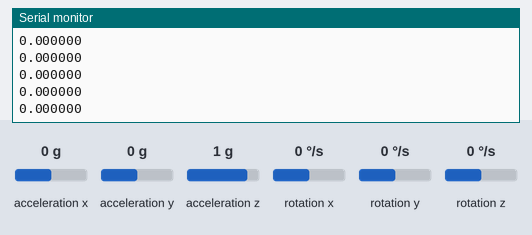
This sketch was run on a simulated Arduino Uno, built with avr-gcc and run on an emulated ATmega328P. Parts: the last lines printed to the serial monitor. The test bench sets the inputs (shaded band); at power-on: rotation z 0 °/s, acceleration x 0 g, acceleration y 0 g, acceleration z 1 g, rotation x 0 °/s, rotation y 0 °/s.

Above: at 4.2 s.
4.3 s: rotation z set to -192 °/s
At 4.34 s:
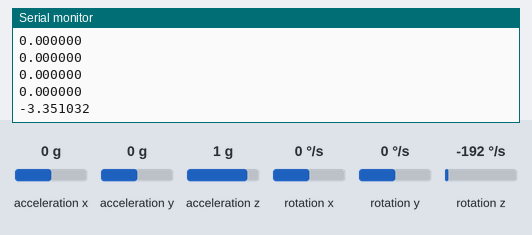
5.8 s: rotation z set to -100 °/s
At 5.88 s:
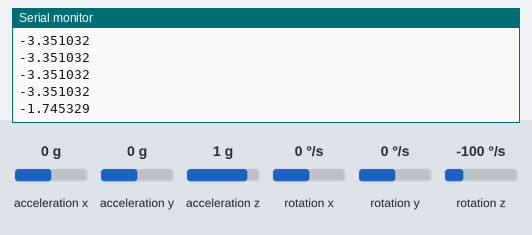
Timing chart, 0 to 8.8 s (numbered marks = the images above; inputs shaded):
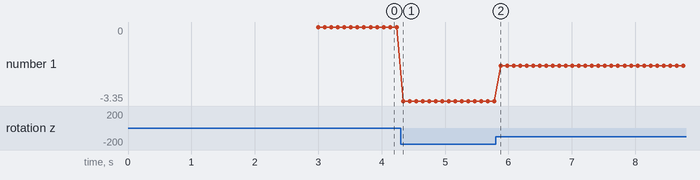

The sketch:

gyro_code.ino
```cpp
#include <Wire.h>
#include <MPU6050_light.h>

MPU6050 imu(Wire);

void setup() {
  Serial.begin(115200);
  Wire.begin();

  // initialize IMU
  imu.begin();
  imu.calcGyroOffsets();  // <-- no arguments in MPU6050_light

  Serial.println("IMU connected successfully!");
}

void loop() {
  imu.update();              // update IMU readings
  float gz_deg = imu.getGyroZ();         // gyro Z in deg/s
  float gz_rad = gz_deg * (3.14159265359 / 180.0); // convert to rad/s

  Serial.println(gz_rad, 6);  // print in rad/s
  delay(100);
}
```

Measured:
- after the input at 4.3 s, the serial monitor: prints a new line at once (image 1)
- after the input at 5.8 s, the serial monitor: prints a new line after 0.08 s (image 2)
- plotted number 1: 0 → -3.35 after the input at 4.3 s, -3.35 → -1.75 after the input at 5.8 s
